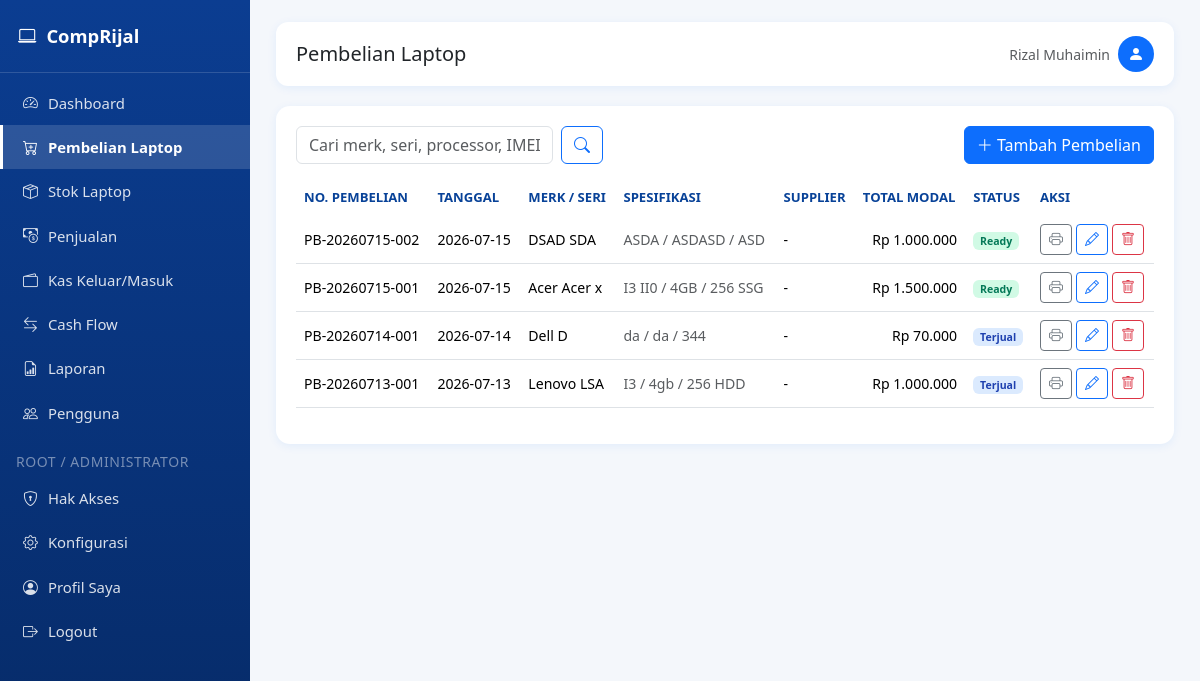
The app's page /pembelian (signed in), older data.
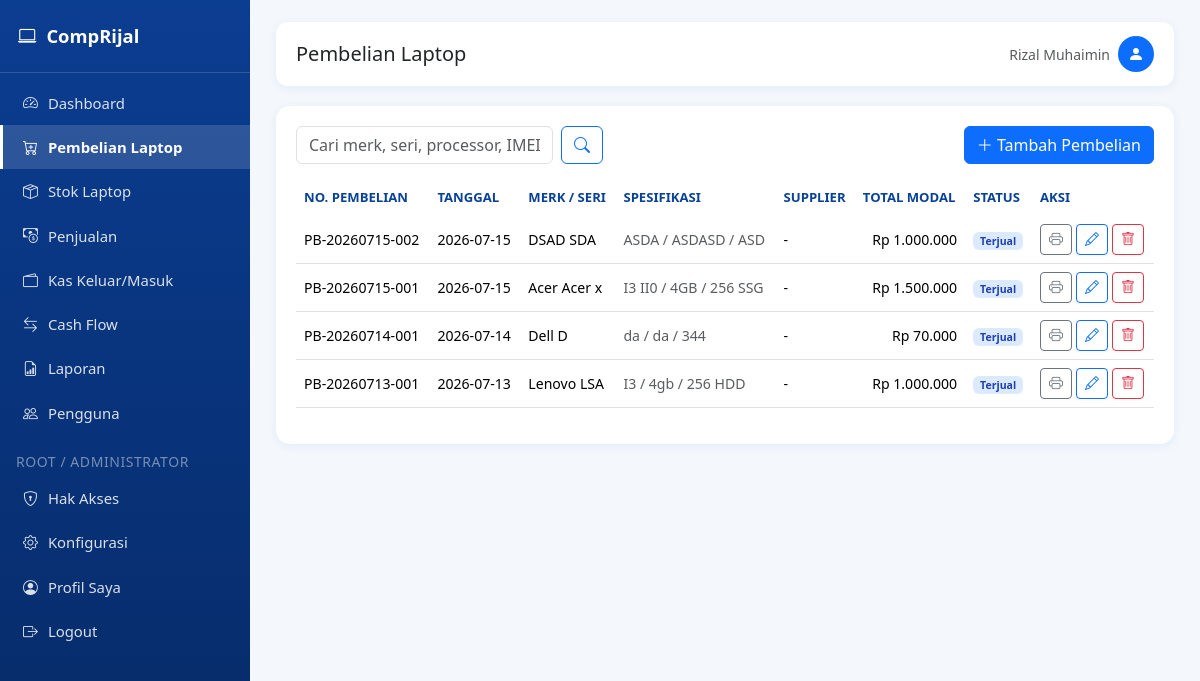
The same page, newer data.
### tables this page shows
CREATE TABLE laptop (
            id INTEGER PRIMARY KEY AUTOINCREMENT,
            nomor_pembelian TEXT UNIQUE NOT NULL,
            tanggal TEXT NOT NULL,
            merk TEXT,
            seri TEXT,
            processor TEXT,
            ram TEXT,
            storage TEXT,
            vga TEXT,
            warna TEXT,
            kondisi TEXT,
            kelengkapan TEXT,
            charger TEXT,
            tas TEXT,
            garansi TEXT,
            imei TEXT,
            harga_beli REAL DEFAULT 0,
            biaya_servis REAL DEFAULT 0,
            biaya_upgrade REAL DEFAULT 0,
            biaya_lain REAL DEFAULT 0,
            total_modal REAL DEFAULT 0,
            supplier TEXT,
            no_hp TEXT,
            catatan TEXT,
            status TEXT DEFAULT 'Ready',
            created_at TEXT DEFAULT CURRENT_TIMESTAMP
        );

### app.py (the view)
@app.route("/pembelian")
@page_required("pembelian")
def pembelian_list():
    q = request.args.get("q", "").strip()
    conn = get_db_connection()
    if q:
        like = f"%{q}%"
        rows = conn.execute(
            """SELECT * FROM laptop WHERE
               merk LIKE ? OR seri LIKE ? OR processor LIKE ? OR ram LIKE ? OR
               storage LIKE ? OR imei LIKE ? OR supplier LIKE ? OR nomor_pembelian LIKE ?
               ORDER BY id DESC""",
            (like, like, like, like, like, like, like, like),
        ).fetchall()
    else:
        rows = conn.execute("SELECT * FROM laptop ORDER BY id DESC").fetchall()
    conn.close()
    return render_template("pembelian_list.html", rows=rows, q=q)

### app.py (called while the page is built)
def page_required(page_key):
    def wrapper(f):
        @wraps(f)
        def decorated(*args, **kwargs):
            if "user_id" not in session:
                flash("Silakan login terlebih dahulu.", "warning")
                return redirect(url_for("login"))
            if not has_page_access(session["user_id"], session.get("role"), page_key):
                flash("Anda tidak memiliki hak akses ke halaman ini. Hubungi administrator.", "danger")
                return redirect(url_for("dashboard"))
            return f(*args, **kwargs)
        return decorated
    return wrapper

def can_access_page(page_key: str) -> bool:
    if "user_id" not in session:
        return False
    if page_key in {"konfigurasi", "hak_akses"}:
        return session.get("role") in ("root", "administrator")
    return has_page_access(session["user_id"], session.get("role"), page_key)

@app.context_processor
def inject_globals():
    return {
        "rp": reports.rp,
        "current_year": datetime.now().year,
        "now_date": datetime.now().strftime("%Y-%m-%d"),
        "app_settings": get_all_settings(),
        "can_access_page": can_access_page,
    }

### templates/pembelian_list.html (shortened to what this page needs)
{% extends "base.html" %}
{% block page_title %}Pembelian Laptop{% endblock %}
{% block content %}
<div class="card-panel">
    <div class="d-flex flex-wrap justify-content-between align-items-center gap-2 mb-3">
        <form class="d-flex gap-2" method="GET">
            <input type="text" class="form-control" name="q" value="{{ q }}" placeholder="Cari merk, seri, processor, IMEI...">
            <button class="btn btn-outline-primary"><i class="bi bi-search"></i></button>
        </form>
        <a href="{{ url_for('pembelian_tambah') }}" class="btn btn-primary">
            <i class="bi bi-plus-lg"></i> Tambah Pembelian
        </a>
    </div>
    <div class="table-responsive">
        <table class="table table-hover align-middle">
            <thead>
                <tr>
                    <th>No. Pembelian</th>
                    <th>Tanggal</th>
                    <th>Merk / Seri</th>
                    <th>Spesifikasi</th>
                    <th>Supplier</th>
                    <th>Total Modal</th>
                    <th>Status</th>
                    <th class="no-print">Aksi</th>
                </tr>
            </thead>
            <tbody>
                {% for r in rows %}
                <tr>
                    <td>{{ r.nomor_pembelian }}</td>
                    <td>{{ r.tanggal }}</td>
                    <td>{{ r.merk }} {{ r.seri }}</td>
                    <td class="small text-muted">{{ r.processor }} / {{ r.ram }} / {{ r.storage }}</td>
                    <td>{{ r.supplier or '-' }}</td>
                    <td class="text-end">{{ rp(r.total_modal) }}</td>
                    <td>
                        {% if r.status == 'Ready' %}
                            <span class="badge badge-ready">Ready</span>
                        {% else %}
                            <span class="badge badge-terjual">Terjual</span>
                        {% endif %}
                    </td>
                    <td class="no-print">
                        <div class="d-flex gap-1">
                            <a href="{{ url_for('pembelian_cetak', id=r.id) }}" target="_blank" class="btn btn-sm btn-outline-secondary" title="Cetak Nota"><i class="bi bi-printer"></i></a>
                            <a href="{{ url_for('pembelian_edit', id=r.id) }}" class="btn btn-sm btn-outline-primary" title="Edit"><i class="bi bi-pencil"></i></a>
                            <form method="POST" action="{{ url_for('pembelian_hapus', id=r.id) }}" onsubmit="return confirmDelete(this)">
                                <button class="btn btn-sm btn-outline-danger" title="Hapus"><i class="bi bi-trash"></i></button>
                            </form>
                        </div>
                    </td>
                </tr>
                {% else %}
                <tr><td colspan="8" class="text-center text-muted py-4">Belum ada data pembelian.</td></tr>
                {% endfor %}
            </tbody>
        </table>
    </div>
</div>
{% endblock %}

Row changes from the older to the newer data that the page shows:
changed laptop "PB-20260715-002": status "Ready" → "Terjual"
changed laptop "PB-20260715-001": status "Ready" → "Terjual"
